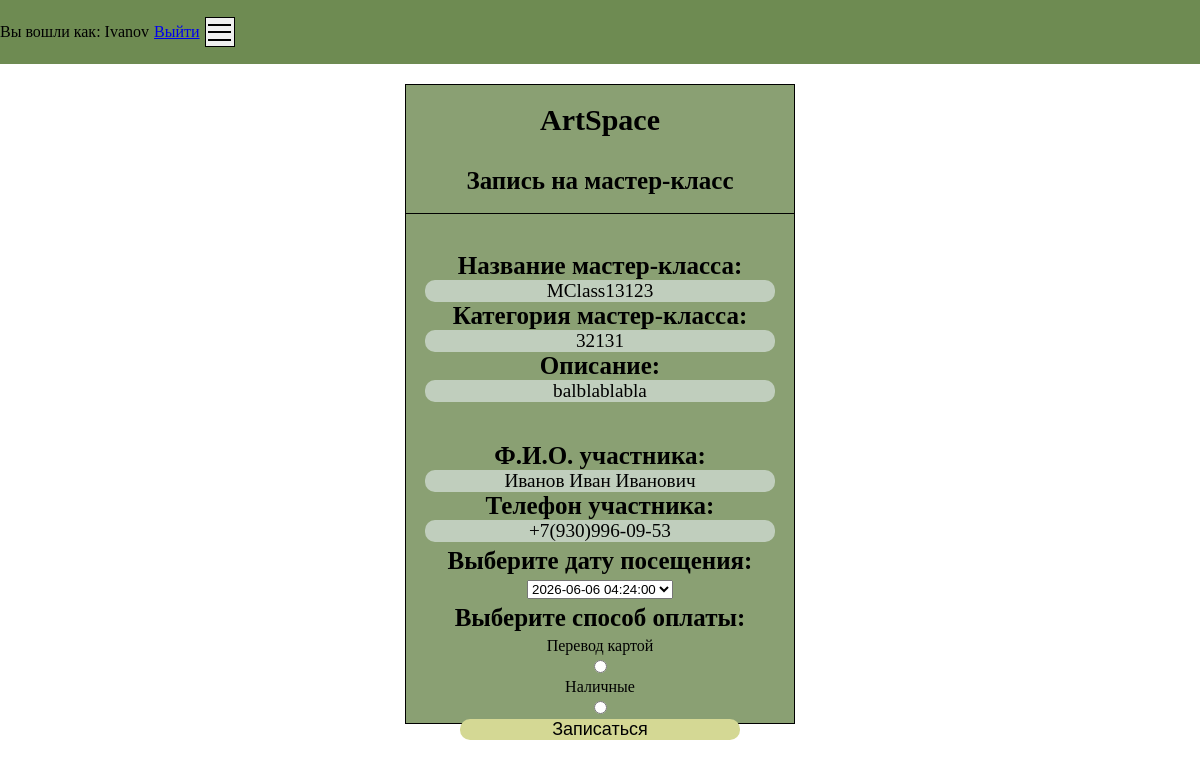
The page /requestPage.php?id=15 (signed in) on the database its author committed.
### tables this page shows
CREATE TABLE `masterclasses` (
  `id` int(11) NOT NULL,
  `title` varchar(255) NOT NULL,
  `description` text NOT NULL,
  `category_id` int(11) NOT NULL,
  `created_at` timestamp NOT NULL DEFAULT current_timestamp()
);

CREATE TABLE `categories` (
  `id` int(11) NOT NULL,
  `categorytitle` varchar(255) NOT NULL,
  `created_at` timestamp NOT NULL DEFAULT current_timestamp()
);

### requestPage.php (the view, shortened to what this page needs)
<?php
require_once 'database/dbconnect.php';
$mClassId = $_GET['id'];
$mClassSql = "SELECT
    m.id,
    m.title,
    m.description,
    c.categorytitle,
    GROUP_CONCAT(d.date SEPARATOR '|') AS all_dates
FROM masterclasses m
JOIN categories c ON m.category_id = c.id
LEFT JOIN dates d ON m.id = d.masterclass_id
WHERE m.id = ?
GROUP BY m.id
";
$mClassStmt = $conn->prepare($mClassSql);
$mClassStmt->execute([$mClassId]);
$mClass = $mClassStmt->fetch(PDO::FETCH_ASSOC);
$dates = explode('|', $mClass['all_dates']);
?>
<!DOCTYPE html>
<html lang="en">
<head>
    <link rel="stylesheet" href="css/requestPage.css">
    <link rel="stylesheet" href="css/burgerMenu.css">
</head>
<body>
    <header>
        <p>Вы вошли как: <?=$_SESSION['user']['userLogin']?></p>
        <div class="headerInfo">
            <a href="php/logOut.php">Выйти</a>
        </div>
    </header>
    <div id="Wrap">
        <div id="title">
            <h1>ArtSpace</h1>
            <h2>Запись на мастер-класс</h2>
        </div>
        <form action="php/addRequest.php?id=<?=$mClassId?>" method="POST" id="form">
            <div class="formInner">
            <div class="mClassInfo">
                <h2>Название мастер-класса:</h2>
                <p><?= $mClass['title']; ?></p>
                <h2>Категория мастер-класса:</h2>
                <p><?= $mClass['categorytitle'] ?></p>
                <h2>Описание:</h2>
                <p><?= $mClass['description']?></p>
            </div>
            <div class="userInfo">
                <h2>Ф.И.О. участника:</h2>
                <p><?= $_SESSION['user']['userFio']?></p>
                <h2>Телефон участника:</h2>
                <p><?= $_SESSION['user']['userPhone']?></p>
            </div>
            <h2>Выберите дату посещения:</h2>
            <div class="dates">
                <select name="votedDate" id="">
                       <?php for ($i=0; $i < count($dates); $i++): ?>
                    <option value="<?=$dates[$i]?>"><?=$dates[$i]?></option>
                <?php endfor;?>
                </select>
            </div>
            <h2>Выберите способ оплаты:</h2>
            <label for="transfer">Перевод картой</label>
            <input type="radio" name="payment" id="transfer" value="transfer" required>
            <label for="cash">Наличные</label>
            <input type="radio" name="payment" id="cash" value="cash" required>
            <input type="submit" value="Записаться">
            </div>
        </form>
    </div>
</body>
</html>

### css/requestPage.css (style rules this page uses)
* { margin: 0; padding: 0; box-sizing: border-box; }
body { display: flex; flex-direction: column; background-color: rgb(255, 255, 255); width: 100vw; height: 100vh; align-items: center; gap: 20px; }
header { width: 100vw; height: 8vh; display: flex; justify-content: flex-start; align-items: center; text-align: center; background-color: rgb(110, 139, 82); gap: 5px; }
#Wrap { max-width: 390px; max-height: 844px; width: 95vw; height: 80vh; display: flex; flex-direction: column; justify-self: center; border: 1px solid; justify-content: center; text-align: center; background-color: rgb(138, 160, 115); }
h1 { font-size: 30px; }
h2 { font-size: 25px; }
#title { display: flex; flex-direction: column; width: 100%; height: 150px; gap: 30px; justify-content: center; align-items: center; }
#form { width: 100%; height: 80%; border-top: 1px solid; justify-self: center; align-self: center; display: flex; flex-direction: column; gap: 5px; transition: border 0.2s linear; padding-top: 10%; }
.mClassInfo { display: flex; flex-direction: column; width: 100%; }
.mClassInfo > p { background-color: rgba(240, 248, 255, 0.534); border-radius: 10px; width: 100%; justify-self: center; font-size: larger; white-space: normal; word-break: break-word; }
.userInfo { display: flex; flex-direction: column; width: 100%; margin-top: 10%; }
.userInfo > p { background-color: rgba(240, 248, 255, 0.534); border-radius: 10px; width: 100%; justify-self: center; font-size: larger; white-space: normal; word-break: break-word; }
#form > .formInner { display: flex; flex-direction: column; width: 90%; height: 70%; align-self: center; align-items: center; gap: 5px; }
.dates { display: flex; flex-direction: row; }
.formInner > input[type="submit"] { width: 80%; height: 25%; margin-top: auto; margin-bottom: auto; border: none; border-radius: 10px; font-size: 18px; transition: all 0.3s ease; background-color: rgb(212, 216, 148); }

### rows shown on the page
masterclasses: title "MClass13123", category.categorytitle "32131", description "balblablabla"

### other values the page prints
$_SESSION['user']['userLogin'] "Ivanov"
$_SESSION['user']['userFio'] "Иванов Иван Иванович"
$_SESSION['user']['userPhone'] "+7(930)996-09-53"
form field votedDate "2026-06-06 04:24:00"
